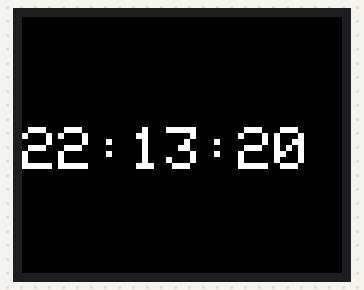
The sketch below on a simulated Arduino Uno, built with avr-gcc and run on an emulated ATmega328P. Shown: 160×128 colour display. The local clock reads 2024-03-15 10:24:30 at power-on unless the sketch sets it.

Above: at 0.2 s.
At 4.3 s:
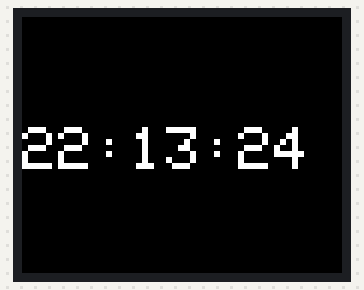
At 9.4 s:
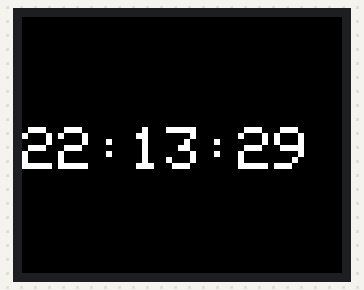
At 18.6 s:
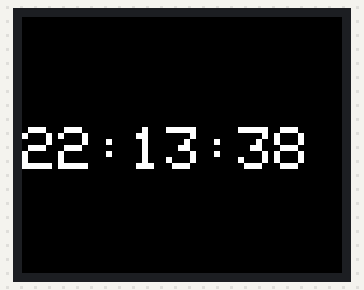
At 27.9 s:
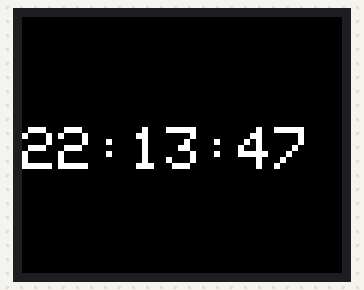
At 38.1 s:
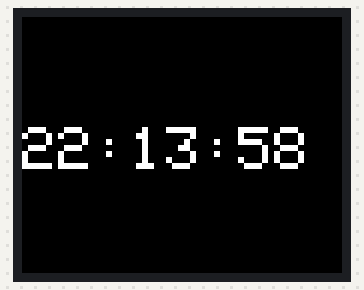

The sketch:

Lab4C.ino
```cpp
#include <RTClib.h>
#include <Adafruit_GFX.h>
#include <Adafruit_ST7735.h>
#include <SPI.h>

#define TFT_CS    10
#define TFT_RST   6
#define TFT_DC    7

#define TFT_SCLK 13
#define TFT_MOSI 11

Adafruit_ST7735 tft = Adafruit_ST7735(TFT_CS, TFT_DC, TFT_MOSI, TFT_SCLK, TFT_RST);

RTC_DS1307 rtc;

void setup() {
  // put your setup code here, to run once:
  rtc.begin();
  rtc.adjust(DateTime(F(__DATE__), F(__TIME__)));
  //rtc.adjust(DateTime(2023, 3, 21, 9, 0, 0));

  tft.initR(INITR_BLACKTAB);      // Init ST7735S chip, black tab
  tft.setRotation(3);
  tft.fillScreen(ST77XX_BLACK);
  tft.setTextColor(ST77XX_WHITE);
  tft.setTextWrap(false);
  tft.setTextSize(3);
}

void loop() {
  // put your main code here, to run repeatedly:
  DateTime now = rtc.now();

  tft.setCursor(0, 55);
  char currentTime[9];
  sprintf(currentTime, "%02d:%02d:%02d", now.hour(), now.minute(), now.second());
  tft.print(currentTime);
  delay(1000);
  tft.fillScreen(ST77XX_BLACK);
}
```

Measured:
- what the display in image 1 shows lasts 1.0 s, from 4.3 s to 5.3 s
